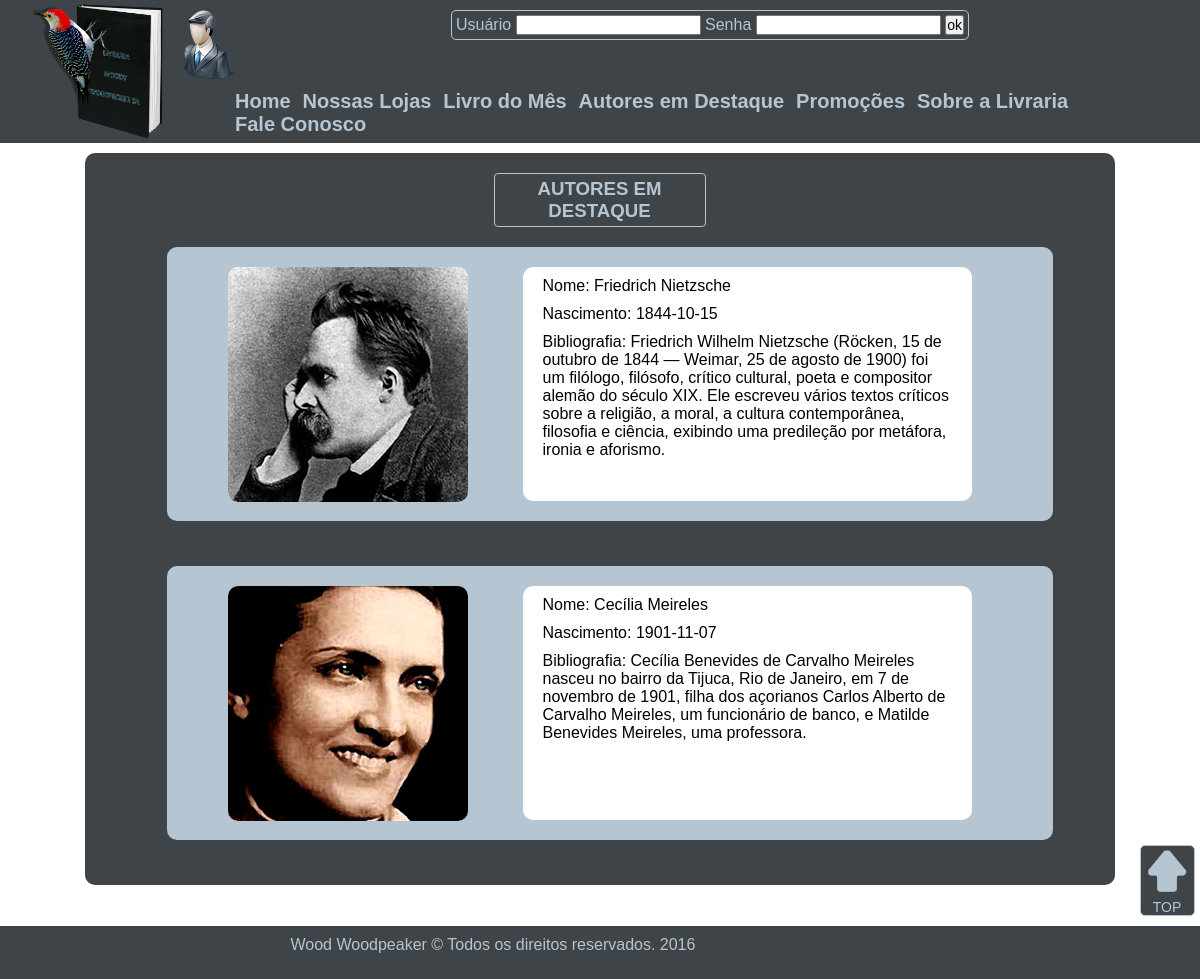
Screenshot of /autor.php with the database file from the repository.
### tables this page shows
CREATE TABLE `autor` (
  `cod_autor` int(11) NOT NULL AUTO_INCREMENT,
  `nome_autor` varchar(60) NOT NULL,
  `foto_autor` varchar(60) DEFAULT NULL,
  `dt_nasc` date DEFAULT NULL,
  `bibliografia` text,
  PRIMARY KEY (`cod_autor`)
);

### autor.php (the view, shortened to what this page needs)
<?php include("conexao.php")?>
<!doctype html>
<html lang="pt-br">
	<head>
	</head>
	<body>
		<div class="principal">
        	<header>
                <div class="limite_header">
					<div class="logo">
                    </div>
                    <div class="navegacao">
						<div class="imgJquery">
							<img id="icone" alt="" src="imagens/autor.png">
						</div>
						<div class="login">
							<form name="livraria_" method="post" action="autor.php">
                                <p>
									Usuário <input type="text" name="txtnome" value="">
									Senha 	<input type="password"  maxlength="10" name="txtsenha">
									<input type="submit" name="btnok" value="ok">
                                </p>
                            </form>
                     	</div>
						<nav>
                            <ul class="lstmenu">
								<li onmouseover="mudaFoto('imagens/home.png')" onmouseout="mudaFoto('imagens/autor.png')"> <a href="index.php"> Home 			</a> </li>
                                <li onmouseover="mudaFoto('imagens/loja.png')" onmouseout="mudaFoto('imagens/autor.png')"> <a href="lojas.php"> Nossas Lojas 		</a> </li>
                                <li onmouseover="mudaFoto('imagens/livro.png')" onmouseout="mudaFoto('imagens/autor.png')"> <a href="livro.php"> Livro do Mês		</a> </li>
								<li onmouseover="mudaFoto('imagens/autor.png')" onmouseout="mudaFoto('imagens/autor.png')"> <a href="autor.php"> Autores em Destaque </a> </li>
								<li onmouseover="mudaFoto('imagens/promocao.png')" onmouseout="mudaFoto('imagens/autor.png')"> <a href="promocao.php"> Promoções		</a> </li>
                                <li onmouseover="mudaFoto('imagens/sobre.png')" onmouseout="mudaFoto('imagens/autor.png')"> <a href="sobre.php"> Sobre a Livraria	</a> </li>
								<li onmouseover="mudaFoto('imagens/contato.png')" onmouseout="mudaFoto('imagens/autor.png')"> <a href="contato.php"> Fale Conosco		</a> </li>
                            </ul>
                		</nav>
                    </div>
                </div>
            </header>
			<div class="limite_autor">
				<div class="corpo_autor">
					<div class="nome_titulo">
						<p>AUTORES EM DESTAQUE</p>
					</div>
						<?php
							$sql = "select ";
							$sql = $sql ."a.cod_autor, a.nome_autor, a.dt_nasc, a.foto_autor, a.bibliografia ";
							$sql = $sql ."FROM autor AS a ";
							$sql = $sql ."INNER JOIN autores_destaque AS d ";
							$sql = $sql ."ON (d.cod_autor=a.cod_autor) ";
							$sql = $sql ."INNER JOIN estatus AS e ";
							$sql = $sql ."ON(e.cod_estatus=d.cod_estatus) ";
							$sql = $sql ."WHERE e.cod_estatus=1; ";
							$select = mysqli_query($conexao, $sql);
							while($rs = mysqli_fetch_array($select, MYSQLI_ASSOC))
							{
						?>
					<div class="autor_detalhes">
						<div class="autor_foto">
							<img alt="" title="" src="<?php echo($rs["foto_autor"])?>">
						</div>
						<div class="autor_caracteristicas">
							<p> Nome: <?php echo($rs["nome_autor"]);?></p>
							<p> Nascimento: <?php echo($rs["dt_nasc"]);?> </p>
							<p> Bibliografia: <?php echo($rs["bibliografia"]);?> </p>
						</div>
					</div>
						<?php
							}
						?>
				</div>
				<div class="topo">
					<?php include("subir.php")?>
				</div>
			</div>
            <footer>
				<div class="limite_footer">
					<div class="direitos">
						<p> Wood Woodpeaker © Todos os direitos reservados. 2016 </p>
					</div>
				</div>
            </footer>
        </div>
	</body>
</html>

### css/formatacao.css (style rules this page uses)
* { padding:0; margin:0; font-size:14px; font-family:Calibri, Arial, Verdana; text-decoration:none; }
img { width: 100%; height: 100%; }
.principal { width:auto; height:auto; }
body { background-position:center; background-attachment:fixed; background-repeat:no-repeat; margin: 0; padding: 0; }
header { background-color:#3F4448; width:auto; height: 143px; margin: 0px 0px 10px; }
.limite_header { width: 1140px; height: 143px; margin: auto; background-color:#3F4448; }
.logo { background-image: url(../imagens/logo.png); background-size: 100%; background-repeat: no-repeat; height: 143px; width: 136px; float: left; }
.navegacao { margin: 0px 0px 0px 5px; float: left; width: 998px; }
.imgJquery { width: 70px; height: 70px; float: left; margin: 10px 0px; display: block; }
.login { float: left; border-radius: 5px; margin: 10px 0px 0px 210px; padding: 4px; border: 1px solid #B5C5D1; }
.login p { font-size: 16px; color: #B5C5D1; }
form { width: auto; height: auto; }
form p { text-align: center; }
nav { margin: 5px 0px; clear: both; }
.lstmenu { list-style-type: none; display: inline-block; margin-left: 60px; }
.lstmenu li { display: inline-block; font-weight: bold; padding: 0px 4px; }
.lstmenu li a { font-size:20px; color:#B5C5D1; }
.limite_autor { margin: auto auto 10px; width: 1139px; }
.corpo_autor { background-color: #3F4448; width: 1030px; float: left; margin-left: 54px; border-radius: 10px; margin-bottom: 20px; }
.nome_titulo { margin-left: auto; margin-right: auto; margin-bottom: 20px; margin-top: 20px; width: 210px; border: solid 1px #B5C5D1; border-radius: 4px; }
.nome_titulo p { font-size: 14pt; padding: 4px; color: #B5C5D1; font-weight: bold; text-align: center; text-transform: uppercase; }
.autor_detalhes { background-color: #B5C5D1; border-radius: 10px; width: 886px; margin-bottom: 45px; float: left; margin-left: 82px; }
.autor_foto { background-color: #FFF; width: 240px; height: 235px; margin-left: 61px; margin-top: 20px; border-radius: 10px; float: left; }
.autor_foto img { border-radius: 10px; }
.autor_caracteristicas { background-color: #FFF; width: 449px; height: 234px; float: left; border-radius: 10px; margin-top: 20px; margin-left: 55px; margin-bottom: 20px; }
.autor_caracteristicas p { font-size: 12pt; margin: 10px 20px 0px; }
.topo { float: left; width: 53px; text-align: center; border-radius: 5px; background-color: #3F4448; border: solid 1px #B5C5D1; margin-left: 1109px; margin-top: -60px; margin-bottom: 10px; }
footer { background-color: #3F4448; width: 100%; float: left; }
.limite_footer { margin: auto auto 0; width: 1139px; height: 53px; background-color:#3F4448; }
.direitos { float: left; margin: 0px 0px 0px 250px; }
.direitos p { font-size: 16px; padding: 10px; color: #B5C5D1; }

### rows the page displays
autor: foto_autor (picture), nome_autor "Friedrich Nietzsche", dt_nasc "1844-10-15", bibliografia "Friedrich Wilhelm Nietzsche (Röcken, 15 de outubro de 1844 — Weimar, 25 de agosto de 1900) foi um filólogo, filósofo, crítico cultural, poeta e compositor alemão do século XIX. Ele escreveu vários textos críticos sobre a religião, a moral, a cultura contemporânea, filosofia e ciência, exibindo uma predileção por metáfora, ironia e aforismo."
autor: foto_autor (picture), nome_autor "Cecília Meireles", dt_nasc "1901-11-07", bibliografia "Cecília Benevides de Carvalho Meireles nasceu no bairro da Tijuca, Rio de Janeiro, em 7 de novembro de 1901, filha dos açorianos Carlos Alberto de Carvalho Meireles, um funcionário de banco, e Matilde Benevides Meireles, uma professora."
